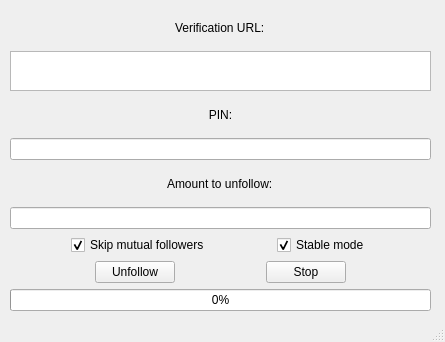
<?xml version="1.0" encoding="UTF-8"?>
<ui version="4.0">
 <class>MainWindow</class>
 <widget class="QMainWindow" name="MainWindow">
  <property name="windowTitle">
   <string>MainWindow</string>
  </property>
  <widget class="QWidget" name="centralwidget">
   <property name="enabled">
    <bool>true</bool>
   </property>
   <property name="minimumSize">
    <size>
     <width>445</width>
     <height>320</height>
    </size>
   </property>
   <widget class="QWidget" name="verticalLayoutWidget">
    <property name="geometry">
     <rect>
      <x>10</x>
      <y>10</y>
      <width>421</width>
      <height>301</height>
     </rect>
    </property>
    <layout class="QVBoxLayout" name="verticalLayout">
     <item alignment="Qt::AlignHCenter">
      <widget class="QLabel" name="label_3">
       <property name="text">
        <string>Verification URL:</string>
       </property>
      </widget>
     </item>
     <item>
      <widget class="QTextBrowser" name="url">
       <property name="minimumSize">
        <size>
         <width>0</width>
         <height>20</height>
        </size>
       </property>
       <property name="maximumSize">
        <size>
         <width>16777215</width>
         <height>40</height>
        </size>
       </property>
      </widget>
     </item>
     <item>
      <widget class="QLabel" name="pinLabel">
       <property name="text">
        <string>PIN:</string>
       </property>
       <property name="textFormat">
        <enum>Qt::AutoText</enum>
       </property>
       <property name="alignment">
        <set>Qt::AlignCenter</set>
       </property>
      </widget>
     </item>
     <item>
      <widget class="QLineEdit" name="pinLine">
       <property name="minimumSize">
        <size>
         <width>0</width>
         <height>20</height>
        </size>
       </property>
      </widget>
     </item>
     <item alignment="Qt::AlignHCenter">
      <widget class="QLabel" name="label_2">
       <property name="text">
        <string>Amount to unfollow:</string>
       </property>
      </widget>
     </item>
     <item>
      <widget class="QLineEdit" name="unfollowLine">
       <property name="minimumSize">
        <size>
         <width>0</width>
         <height>20</height>
        </size>
       </property>
      </widget>
     </item>
     <item>
      <layout class="QHBoxLayout" name="horizontalLayout_3">
       <item>
        <widget class="QCheckBox" name="skipMutuals">
         <property name="sizePolicy">
          <sizepolicy hsizetype="Fixed" vsizetype="Fixed">
           <horstretch>0</horstretch>
           <verstretch>0</verstretch>
          </sizepolicy>
         </property>
         <property name="layoutDirection">
          <enum>Qt::LeftToRight</enum>
         </property>
         <property name="autoFillBackground">
          <bool>false</bool>
         </property>
         <property name="text">
          <string>Skip mutual followers</string>
         </property>
         <property name="checked">
          <bool>true</bool>
         </property>
        </widget>
       </item>
       <item>
        <widget class="QCheckBox" name="stableMode">
         <property name="sizePolicy">
          <sizepolicy hsizetype="Fixed" vsizetype="Fixed">
           <horstretch>0</horstretch>
           <verstretch>0</verstretch>
          </sizepolicy>
         </property>
         <property name="layoutDirection">
          <enum>Qt::LeftToRight</enum>
         </property>
         <property name="autoFillBackground">
          <bool>false</bool>
         </property>
         <property name="text">
          <string>Stable mode</string>
         </property>
         <property name="checked">
          <bool>true</bool>
         </property>
        </widget>
       </item>
      </layout>
     </item>
     <item>
      <layout class="QHBoxLayout" name="horizontalLayout_2">
       <item>
        <widget class="QPushButton" name="followBtn">
         <property name="sizePolicy">
          <sizepolicy hsizetype="Fixed" vsizetype="Fixed">
           <horstretch>0</horstretch>
           <verstretch>0</verstretch>
          </sizepolicy>
         </property>
         <property name="text">
          <string>Unfollow</string>
         </property>
         <property name="autoRepeat">
          <bool>false</bool>
         </property>
         <property name="default">
          <bool>false</bool>
         </property>
         <property name="flat">
          <bool>false</bool>
         </property>
        </widget>
       </item>
       <item>
        <widget class="QPushButton" name="stopBtn">
         <property name="sizePolicy">
          <sizepolicy hsizetype="Fixed" vsizetype="Fixed">
           <horstretch>0</horstretch>
           <verstretch>0</verstretch>
          </sizepolicy>
         </property>
         <property name="text">
          <string>Stop</string>
         </property>
        </widget>
       </item>
      </layout>
     </item>
     <item>
      <widget class="QProgressBar" name="progressBar">
       <property name="value">
        <number>0</number>
       </property>
       <property name="textVisible">
        <bool>true</bool>
       </property>
       <property name="invertedAppearance">
        <bool>false</bool>
       </property>
       <property name="format">
        <string>%p%</string>
       </property>
      </widget>
     </item>
    </layout>
   </widget>
  </widget>
  <widget class="QStatusBar" name="statusbar"/>
 </widget>
 <resources/>
 <connections/>
</ui>
